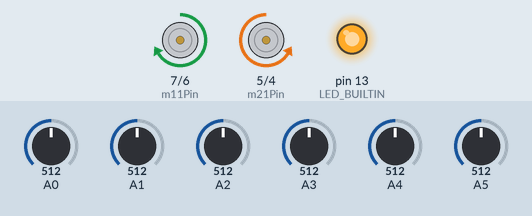
This sketch was run on a simulated Arduino Uno, built with avr-gcc and run on an emulated ATmega328P. Parts: motor-driver pin pairs drawn as motors (green arrow = first pin HIGH = forward, orange = second pin HIGH = backward, longer = more drive, scaled by the enable pin), output pins drawn as LEDs (lit = HIGH). Inputs (shaded band) come from the test bench; at power-on: A0 = 512, A5 = 512, A4 = 512, A1 = 512, A2 = 512, A3 = 512.

Above: at 1.3 s.
1.4 s: A0 set to 690
2.9 s: A0 set to 718
At 3.3 s:
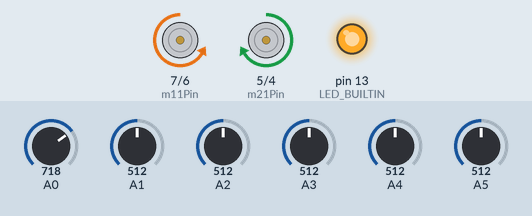
4.4 s: A5 set to 684
5.9 s: A5 set to 716
At 6.73 s:
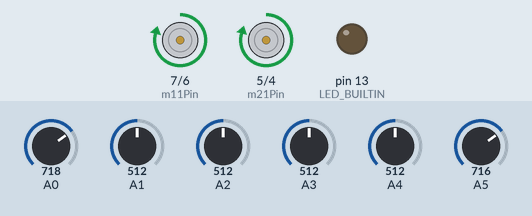
8.9 s: A5 set to 306
11.9 s: A4 set to 30
At 12.16 s:
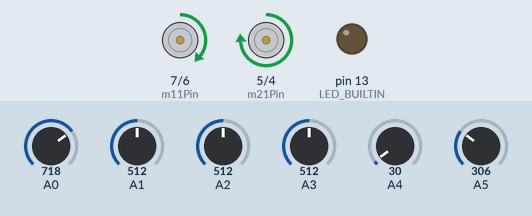
At 13.98 s:
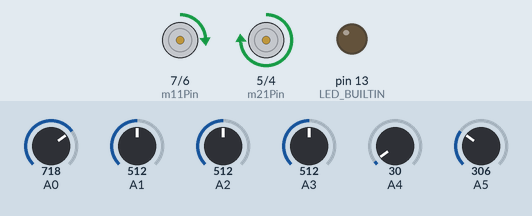
Timing chart, 0 to 19.6 s (numbered marks = the images above; inputs shaded):
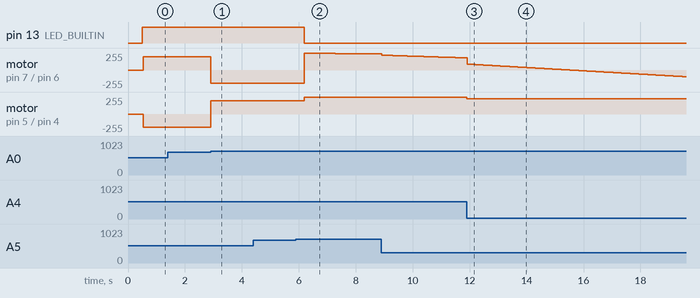

Measured:
- the behaviour switches between 700 and 701 on A0 (found by bisection; images 0 and 1)
- the behaviour switches between 700 and 701 on A5 (found by bisection; images 1 and 2)
- after the input at 1.4 s, every drawn part: stays the same
- after the input at 2.9 s, motor on pin 7 (m11Pin) / pin 6 (m12Pin): forward 200/255 → backward 200/255 at once; motor on pin 5 (m21Pin) / pin 4 (m22Pin): backward 200/255 → forward 200/255 at once
- after the input at 4.4 s, every drawn part: stays the same
- after the input at 5.9 s, pin 13 (LED_BUILTIN): HIGH → LOW after 0.28 s; motor on pin 7 (m11Pin) / pin 6 (m12Pin): backward 200/255 → forward 250/255 after 0.30 s, → forward 249/255 0.35 s later, → forward 248/255 0.36 s later, → forward 247/255 0.36 s later, … (8 changes in this stretch)
- after the input at 11.9 s, motor on pin 5 (m21Pin) / pin 4 (m22Pin): forward 250/255 → forward 230/255 at once

The sketch:

line_follower.ino
```cpp
#include <QTRSensors.h>

const int m11Pin = 7;

const int m12Pin = 6;

const int m21Pin = 5;

const int m22Pin = 4;

const int m1Enable = 11;

const int m2Enable = 10;


int m1Speed = 0;

int m2Speed = 0;


// increase kp’s value and see what happens

float kp = 1;

float ki = 0.001;

float kd = 0;


int p = 1;

int i = 0;

int d = 0;


int error = 0;

int lastError = 0;

int step = 0;


int maxSpeed = 255;

int minSpeed = -200;


const int baseSpeed = 255;


QTRSensors qtr;


const int sensorCount = 6;

int sensorValues[sensorCount];

int sensors[sensorCount] = {0, 0, 0, 0, 0, 0};


void setup() {


  // pinMode setup

  pinMode(m11Pin, OUTPUT);

  pinMode(m12Pin, OUTPUT);

  pinMode(m21Pin, OUTPUT);

  pinMode(m22Pin, OUTPUT);

  pinMode(m1Enable, OUTPUT);

  pinMode(m2Enable, OUTPUT);


  Serial.begin(9600);


  qtr.setTypeAnalog();

  qtr.setSensorPins((const uint8_t[]){A0, A1, A2, A3, A4, A5}, sensorCount);

  delay(500);

  pinMode(LED_BUILTIN, OUTPUT);

  digitalWrite(LED_BUILTIN, HIGH); // turn on Arduino's LED to indicate we are in calibration mode

  // calibrate the sensor. For maximum grade the line follower should do the movement itself, without human interaction.

  int ok = 0,state = 1;
  int speed = 200;
  while (ok < 10)
  {
    qtr.calibrate();
    qtr.read(sensorValues);
    if (state == 1)
    {
      if (sensorValues[0] < 700)
      {
        setMotorSpeed(speed,-1*speed);
      }
      else
      {
        state = 2;
      }
    }
    if (state == 2)
    {
      if (sensorValues[5] < 700)
      {
        setMotorSpeed(-1*speed,speed);
      }
      else
      {
        state =  1;
        ok++;
      }
    }
  }

  digitalWrite(LED_BUILTIN, LOW);
}


void loop() {

  pidControl();

  m1Speed = constrain(m1Speed, minSpeed, maxSpeed);

  m2Speed = constrain(m2Speed, minSpeed, maxSpeed);

  setMotorSpeed(m1Speed, m2Speed);
}

void pidControl() {

  int error = map(qtr.readLineBlack(sensorValues), 0, 5000, -30, 30);

  p = error;
  i = i + error;
  d = error - lastError;

  if ( error > -6 && error < 6)
  {
    kp = 5;
    kd = 16;
    ki = 0.01;
    maxSpeed = 250;
    minSpeed = -150;
  }
  if ((error < -5 && error > -11) || (error > 5 && error < 11))
  {
    kp = 13;
    kd = 18;
    ki = 0.01;
    minSpeed = -170;
    maxSpeed = 230;
  }
  if ((error < -10 && error > -21) || (error > 10 && error < 21))
  {
    kp = 17;
    kd = 20;
    ki = 0.01;
    maxSpeed = 225;
    minSpeed = -210;
  }
  if (error < -20 || error > 20)
  {
    kp = 20;
    kd = 24;
    ki = 0.01;
    maxSpeed = 215;
    minSpeed = -245;
  }

  int motorSpeed = kp * p + ki * i + kd * d; // = error in this case

  m1Speed = baseSpeed;

  m2Speed = baseSpeed;

  if (error < 0) {

    m1Speed += motorSpeed;

  }

  else if (error > 0) {

    m2Speed -= motorSpeed;

  }

  step++;

  if(step == 2)
  {
    lastError = error;
    step = 0;
  }

}


// each arguments takes values between -255 and 255. The negative valuesrepresent the motor speed in reverse.

void setMotorSpeed(int motor1Speed, int motor2Speed) {

  // remove comment if any of the motors are going in reverse

  // motor1Speed = -motor1Speed;

  // motor2Speed = -motor2Speed;

  if (motor1Speed == 0) {

    digitalWrite(m11Pin, LOW);

    digitalWrite(m12Pin, LOW);

    analogWrite(m1Enable, motor1Speed);

  }

  else {

    if (motor1Speed > 0) {

      digitalWrite(m11Pin, HIGH);

      digitalWrite(m12Pin, LOW);

      analogWrite(m1Enable, motor1Speed);

    }

    if (motor1Speed < 0) {

      digitalWrite(m11Pin, LOW);

      digitalWrite(m12Pin, HIGH);

      analogWrite(m1Enable, -motor1Speed);

    }

  }

  if (motor2Speed == 0) {

    digitalWrite(m21Pin, LOW);

    digitalWrite(m22Pin, LOW);

    analogWrite(m2Enable, motor2Speed);

  }

  else {

    if (motor2Speed > 0) {

      digitalWrite(m21Pin, HIGH);

      digitalWrite(m22Pin, LOW);

      analogWrite(m2Enable, motor2Speed);

    }

    if (motor2Speed < 0) {

      digitalWrite(m21Pin, LOW);

      digitalWrite(m22Pin, HIGH);

      analogWrite(m2Enable, -motor2Speed);

    }

  }

}
```
